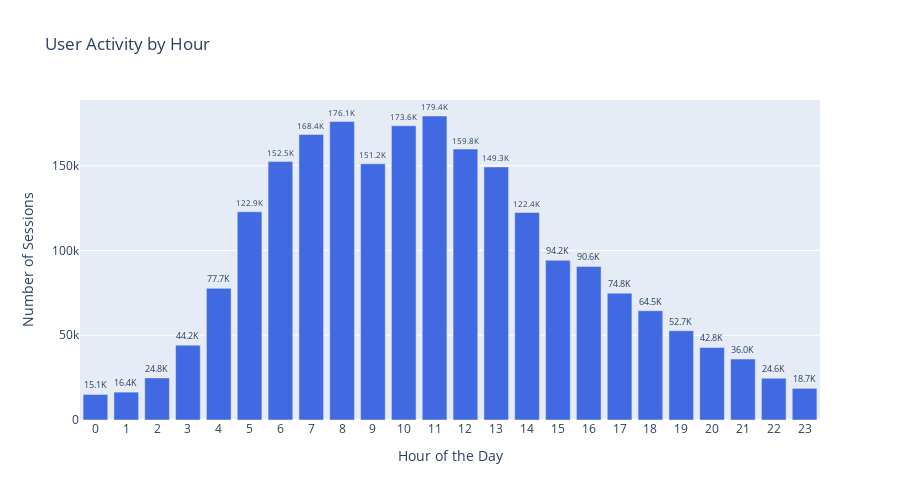

Notebook cell for this chart:
### Code cell
# Count sessions per hour
hourly_counts = behaviours_graph["hour"].value_counts().reset_index()
hourly_counts.columns = ["hour", "count"]

# Sort by hour for logical flow
hourly_counts.sort_values("hour", inplace=True)

# Round counts to thousands (e.g., 152483 → 152K)
hourly_counts["count_formatted"] = hourly_counts["count"].apply(lambda x: f"{x/1000:.1f}K")

# Plot
fig = px.bar(
    hourly_counts, x="hour", y="count",
    title="User Activity by Hour",
    labels={"hour": "Hour of the Day", "count": "Number of Sessions"},
    text="count_formatted"  # Show formatted numbers
)

# **Enhancements**
fig.update_traces(
    marker_color="royalblue",  # Set color for bars
    textposition="outside",  # Move labels outside bars for better readability
    hovertemplate="<b>Hour: %{x}</b><br>Sessions: %{y}"  # Custom tooltip
)

fig.update_layout(
    xaxis_tickmode="linear",  # Ensure all hours appear on x-axis
    xaxis_tickangle=0,  # Keep hour labels horizontal for clarity
    height=500, width=900  # Adjust figure size for better spacing
)

# Show the plot
fig.show()

### Figure 1 — Plotly figure (JSON) as saved in the notebook; plotly's stock layout.template omitted (floating-point values rounded to 4 significant figures)
{"data": [{"alignmentgroup": "True", "hovertemplate": "<b>Hour: %{x}</b><br>Sessions: %{y}", "legendgroup": "", "marker": {"color": "royalblue", "pattern": {"shape": ""}}, "name": "", "offsetgroup": "", "orientation": "v", "showlegend": false, "text": ["15.1K", "16.4K", "24.8K", "44.2K", "77.7K", "122.9K", "152.5K", "168.4K", "176.1K", "151.2K", "173.6K", "179.4K", "159.8K", "149.3K", "122.4K", "94.2K", "90.6K", "74.8K", "64.5K", "52.7K", "42.8K", "36.0K", "24.6K", "18.7K"], "textposition": "outside", "type": "bar", "x": [0, 1, 2, 3, 4, 5, 6, 7, 8, 9, 10, 11, 12, 13, 14, 15, 16, 17, 18, 19, 20, 21, 22, 23], "xaxis": "x", "y": [15071, 16448, 24847, 44167, 77672, 122882, 152483, 168434, 176084, 151179, 173596, 179368, 159827, 149316, 122446, 94245, 90618, 74841, 64459, 52683, 42809, 35965, 24643, 18665], "yaxis": "y"}], "layout": {"barmode": "relative", "height": 500, "legend": {"tracegroupgap": 0}, "title": {"text": "User Activity by Hour"}, "width": 900, "xaxis": {"anchor": "y", "domain": [0, 1], "tickangle": 0, "tickmode": "linear", "title": {"text": "Hour of the Day"}}, "yaxis": {"anchor": "x", "domain": [0, 1], "title": {"text": "Number of Sessions"}}}}
